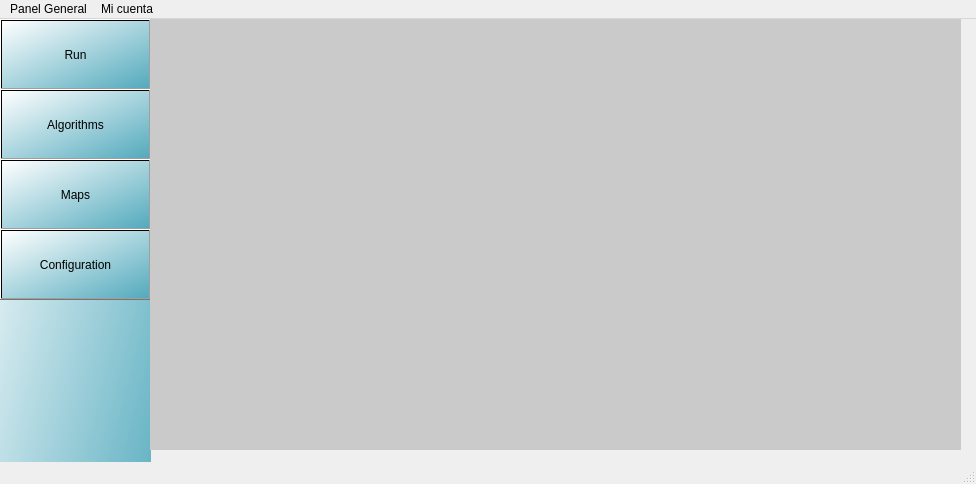
<?xml version="1.0" encoding="UTF-8"?>
<ui version="4.0">
 <class>MainWindow</class>
 <widget class="QMainWindow" name="MainWindow">
  <property name="geometry">
   <rect>
    <x>0</x>
    <y>0</y>
    <width>976</width>
    <height>484</height>
   </rect>
  </property>
  <property name="windowTitle">
   <string>MainWindow</string>
  </property>
  <property name="autoFillBackground">
   <bool>false</bool>
  </property>
  <widget class="QWidget" name="centralwidget">
   <widget class="QWidget" name="frame_menu" native="true">
    <property name="geometry">
     <rect>
      <x>0</x>
      <y>0</y>
      <width>151</width>
      <height>591</height>
     </rect>
    </property>
    <property name="styleSheet">
     <string notr="true">
background-color:qlineargradient(spread:pad, x1:1, y1:1, x2:0, y2:0, stop:0 rgba(83, 170, 189, 255), stop:1 rgba(255, 255, 255, 255));</string>
    </property>
    <widget class="QPushButton" name="btn_run">
     <property name="geometry">
      <rect>
       <x>0</x>
       <y>0</y>
       <width>151</width>
       <height>71</height>
      </rect>
     </property>
     <property name="toolTip">
      <string>&lt;html&gt;&lt;head/&gt;&lt;body&gt;&lt;p&gt;Run&lt;/p&gt;&lt;/body&gt;&lt;/html&gt;</string>
     </property>
     <property name="text">
      <string>Run</string>
     </property>
    </widget>
    <widget class="QPushButton" name="btn_algorithms">
     <property name="geometry">
      <rect>
       <x>0</x>
       <y>70</y>
       <width>151</width>
       <height>71</height>
      </rect>
     </property>
     <property name="text">
      <string>Algorithms</string>
     </property>
    </widget>
    <widget class="QPushButton" name="btn_maps">
     <property name="geometry">
      <rect>
       <x>0</x>
       <y>140</y>
       <width>151</width>
       <height>71</height>
      </rect>
     </property>
     <property name="text">
      <string>Maps</string>
     </property>
    </widget>
    <widget class="QPushButton" name="btn_configuration">
     <property name="geometry">
      <rect>
       <x>0</x>
       <y>210</y>
       <width>151</width>
       <height>71</height>
      </rect>
     </property>
     <property name="autoFillBackground">
      <bool>false</bool>
     </property>
     <property name="text">
      <string>Configuration</string>
     </property>
    </widget>
   </widget>
   <widget class="QWidget" name="layout_map" native="true">
    <property name="enabled">
     <bool>false</bool>
    </property>
    <property name="geometry">
     <rect>
      <x>150</x>
      <y>0</y>
      <width>811</width>
      <height>431</height>
     </rect>
    </property>
    <property name="styleSheet">
     <string notr="true">background-color:rgb(202, 202, 202)</string>
    </property>
    <layout class="QGridLayout" name="gridLayout"/>
   </widget>
   <widget class="QWidget" name="layout_algorithms" native="true">
    <property name="enabled">
     <bool>false</bool>
    </property>
    <property name="geometry">
     <rect>
      <x>150</x>
      <y>0</y>
      <width>811</width>
      <height>431</height>
     </rect>
    </property>
    <property name="styleSheet">
     <string notr="true">background-color:rgb(202, 202, 202)</string>
    </property>
   </widget>
   <widget class="QWidget" name="layout_run" native="true">
    <property name="enabled">
     <bool>false</bool>
    </property>
    <property name="geometry">
     <rect>
      <x>150</x>
      <y>0</y>
      <width>811</width>
      <height>431</height>
     </rect>
    </property>
    <property name="styleSheet">
     <string notr="true">background-color:rgb(202, 202, 202)</string>
    </property>
   </widget>
   <widget class="QWidget" name="layout_config" native="true">
    <property name="enabled">
     <bool>false</bool>
    </property>
    <property name="geometry">
     <rect>
      <x>150</x>
      <y>0</y>
      <width>811</width>
      <height>431</height>
     </rect>
    </property>
    <property name="styleSheet">
     <string notr="true">background-color:rgb(202, 202, 202)</string>
    </property>
   </widget>
   <zorder>frame_menu</zorder>
   <zorder>layout_map</zorder>
   <zorder>layout_run</zorder>
   <zorder>layout_algorithms</zorder>
   <zorder>layout_config</zorder>
  </widget>
  <widget class="QMenuBar" name="menubar">
   <property name="geometry">
    <rect>
     <x>0</x>
     <y>0</y>
     <width>976</width>
     <height>21</height>
    </rect>
   </property>
   <widget class="QMenu" name="menuDeUber">
    <property name="title">
     <string>Panel General</string>
    </property>
   </widget>
   <widget class="QMenu" name="menuMi_cuenta">
    <property name="title">
     <string>Mi cuenta</string>
    </property>
   </widget>
   <addaction name="menuDeUber"/>
   <addaction name="menuMi_cuenta"/>
  </widget>
  <widget class="QStatusBar" name="statusbar"/>
 </widget>
 <resources/>
 <connections/>
</ui>
